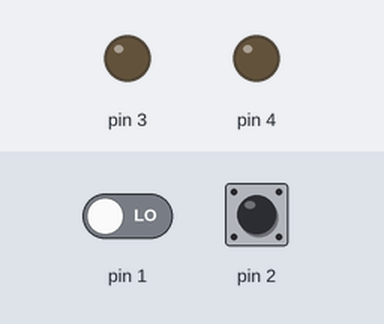
This sketch was run on a simulated Arduino Uno, built with avr-gcc and run on an emulated ATmega328P. Shown: output pins drawn as LEDs (lit = HIGH). Dashed ring = blinking. Inputs (shaded band) come from the test bench; at power-on: pin 2 HIGH, pin 1 LOW.

Above: at 1.2 s.
1.3 s: pin 2 pulled LOW for 0.15 s
At 1.9 s:
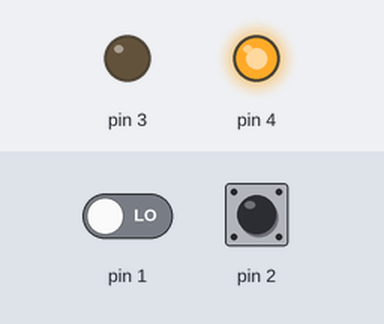
3.0 s: pin 2 pulled LOW for 1 s
At 3.27 s:
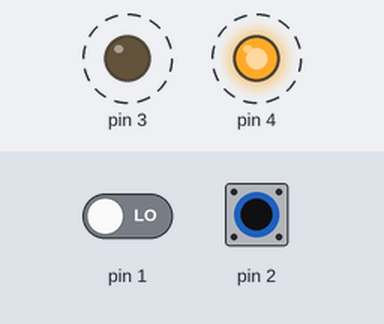
6.0 s: pin 2 pulled LOW for 3.2 s
At 6.07 s:
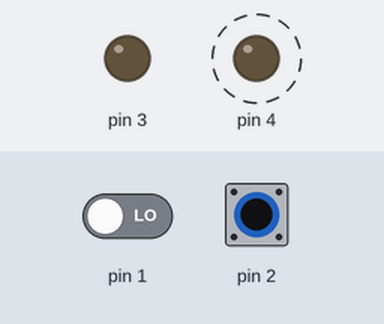
Timing chart, 0 to 10.8 s (numbered marks = the images above; inputs shaded):
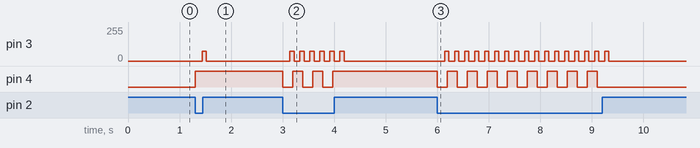

The sketch:

ATtiny13_Receive_Send_Button.ino
```cpp
#define rxPin PB1      //receiver
#define txPin PB3      // transmitter
#define buttonPin PB2  // switch button
#define ledPin PB4     // LED or relay
volatile static int lastCode = 0; // received code
bool bState = 0; //button state
bool lState = 0; //led state
void setup() {
  pinMode(rxPin, INPUT);
  pinMode(txPin, OUTPUT);
  pinMode(ledPin, OUTPUT);
  pinMode(buttonPin, INPUT_PULLUP);
  attachInterrupt(INT0, grab, CHANGE);  //INT0 PB1 hardware interrupt
  interrupts();
}

void loop() {
// button is connected to PB2 and GND
  bState = digitalRead(PB2);
  if (bState == LOW) {
    lState = !lState;
    digitalWrite(ledPin, lState);
       delay(100);
    if (lState==1) {
       SendCame4(2233);
    } else {
       SendCame4(2222);
    }
  }

  //codes from 0 to 4095 can be used
  if (lastCode == 2211) {
    digitalWrite(ledPin, HIGH);
    lastCode = 0;
    SendCame4(2233); //response - can be deleted if no need
  }
  if (lastCode == 2200) {
    digitalWrite(ledPin, LOW);
    lastCode = 0;
    SendCame4(2222); //response - can be deleted if no need
  }
}

//send function:
void SendCame4(int Code) {
  //noInterrupts();
  for (int j = 0; j < 4; j++) {  // send 10 times for better receiving
    // pulse length can be shorter than should be (300 instead of 320 and so on) - my Attiny13 a little slow
    digitalWrite(txPin, HIGH);
    delayMicroseconds(320);
    digitalWrite(txPin, LOW);
    for (int i = 12; i > 0; i--) {
      byte b = bitRead(Code, i - 1);  // send every bit of code
      if (b) {
        digitalWrite(txPin, LOW);  // 1
        delayMicroseconds(640);
        digitalWrite(txPin, HIGH);
        delayMicroseconds(320);
      } else {
        digitalWrite(txPin, LOW);  // 0
        delayMicroseconds(320);
        digitalWrite(txPin, HIGH);
        delayMicroseconds(640);
      }
    }
    digitalWrite(txPin, LOW);
    delayMicroseconds(11520);
  }
  // interrupts();
}


// receiving code below:

#define MAX_DELTA 200  // impulse lenght may vary of battery and so on, max deviation is 200
volatile unsigned long prevtime;
volatile unsigned int lolen, hilen, rxstate;
volatile static byte cameCounter = 0;  // count of bits stored
volatile static int cameCode = 0;      // code itself

boolean CheckValue(unsigned int base, unsigned int value) {
  return ((value == base) || ((value > base) && ((value - base) < MAX_DELTA)) || ((value < base) && ((base - value) < MAX_DELTA)));
}

void grab() {
  rxstate = digitalRead(rxPin);
  if (rxstate == HIGH)
    lolen = micros() - prevtime;
  else
    hilen = micros() - prevtime;
  prevtime = micros();

  if (rxstate == LOW) {
    if (CheckValue(320, hilen) && CheckValue(640, lolen)) {
      // valid 1
      cameCode = (cameCode << 1) | 1;
      cameCounter++;
    } else if (CheckValue(640, hilen) && CheckValue(320, lolen)) {
      // valid 0
      cameCode = (cameCode << 1) | 0;
      cameCounter++;
    } else cameCounter = 0;
  } else if (lolen > 1000 && (cameCounter == 12 || cameCounter == 13) && ((cameCode & 0xfff) != 0xfff)) {
    lastCode = cameCode & 0xfff;
    cameCounter = 0;
    cameCode = 0;
  }
}
```

Measured:
- after the input at 1.3 s, pin 3: 0/255 → 74/255 after 0.14 s, → 0/255 0.08 s later; pin 4: LOW → HIGH at once
- after the input at 3.0 s, pin 3: alternates 74/255 for 0.08 s and 0/255 for 0.11 s, 12 changes in all, then stays 0/255, starting after 0.14 s; pin 4: alternates HIGH for 0.19 s and LOW for 0.19 s, 6 changes in all, then stays HIGH, starting at once
- after the input at 6.0 s, pin 3: alternates 74/255 for 0.08 s and 0/255 for 0.11 s, 34 changes in all, then stays 0/255, starting after 0.14 s; pin 4: alternates HIGH for 0.19 s and LOW for 0.19 s, 17 changes in all, then stays LOW, starting at once
